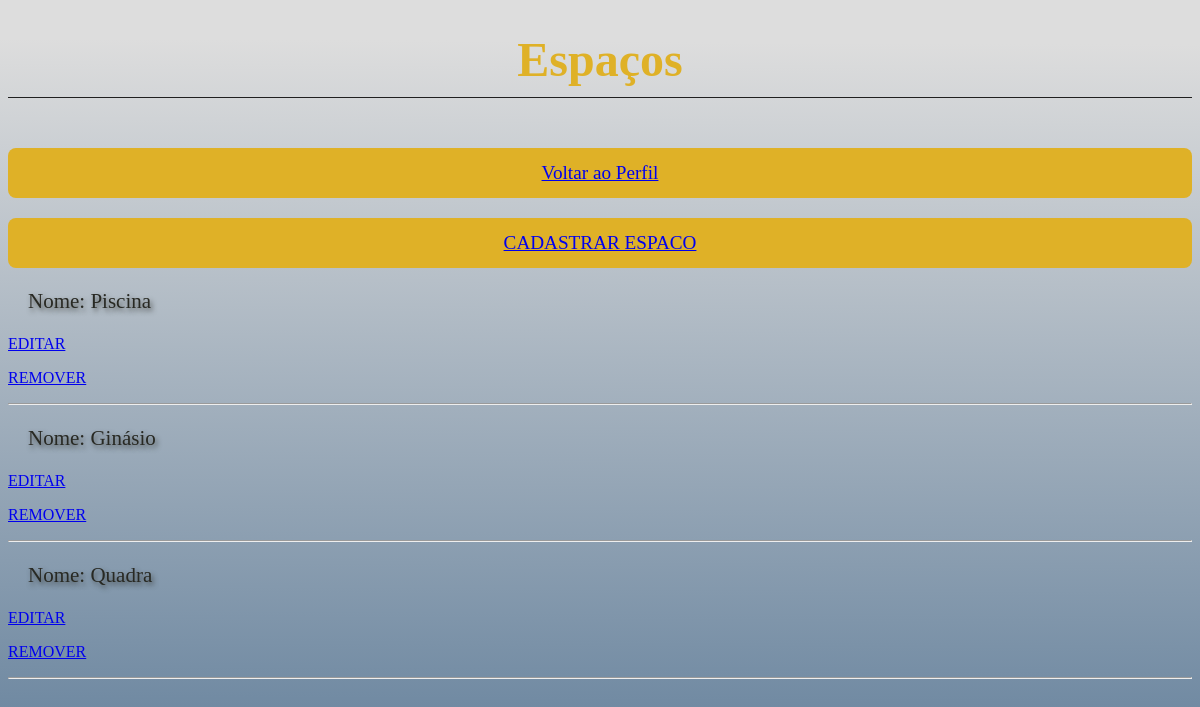
Screenshot of /espaco_listar/ with the database file from the repository.
### core/models.py (models this page shows, shortened)
class Espaco(models.Model):
    nomeEspaco = models.CharField('nomeEspaco', max_length=100, default='a')

### core/views.py (the view)
# urls.py: path('espaco_listar/', Espaco_listar, name='espaco_listar'),
def Espaco_listar(request):
    espaco = Espaco.objects.all()
    contexto = {
        'todos_espaco' : espaco
    }
    return render(request, 'espaco.html', contexto)

### templates/espaco.html (shortened to what this page needs)
<!DOCTYPE html>
<html lang="en">
<head>
    <link rel="stylesheet" type ="text/css" href="../static/css/estilo.css">
</head>
<body>
    <h1 class="title">Espaços</h1>
    <button class="btn"><a href="{% url 'perfil' %}">Voltar ao Perfil</a></button>
    <button class="btn"><a href="{% url 'espaco_cadastro' %}">CADASTRAR ESPACO</a></button>
    {% for espaco in todos_espaco %}
    <p class="texto">Nome: {{espaco.nomeEspaco}}</p>
    <p><a href="{% url 'espaco_editar' espaco.id %}">EDITAR</a></p>
    <p><a href="{% url 'espaco_remover' espaco.id %}">REMOVER</a></p>
    <hr>
    {% endfor %}
</body>
</html>

### static/css/estilo.css (style rules this page uses)
html { min-height: 100%; }
body { background: linear-gradient(180.3deg, rgb(221, 221, 221) 5.5%, rgb(110, 136, 161) 90.2%); }
.texto { text-shadow: 2px 3px 5px rgba(40, 41, 35, 0.7); color: #282923; font-size: 21px; padding-left: 20px; }
.title { font-family: 'open_sansregular'; font-size: 3em; color: #dfb127; margin-bottom: 30px; border-bottom: 1px #202020 solid; padding-bottom: 10px; text-align: center; }
.btn { width: 100%; background-color: #dfb127; border-radius: 8px; border: 0; box-sizing: border-box; color: #0b0a0a; cursor: pointer; font-size: 1.2em; font-family: 'open_sansregular'; height: 50px; margin-top: 20px; outline: 0; text-align: center; transition: 0.4s; }

### rows the page displays
Espaco: nomeEspaco "Piscina"
Espaco: nomeEspaco "Ginásio"
Espaco: nomeEspaco "Quadra"
